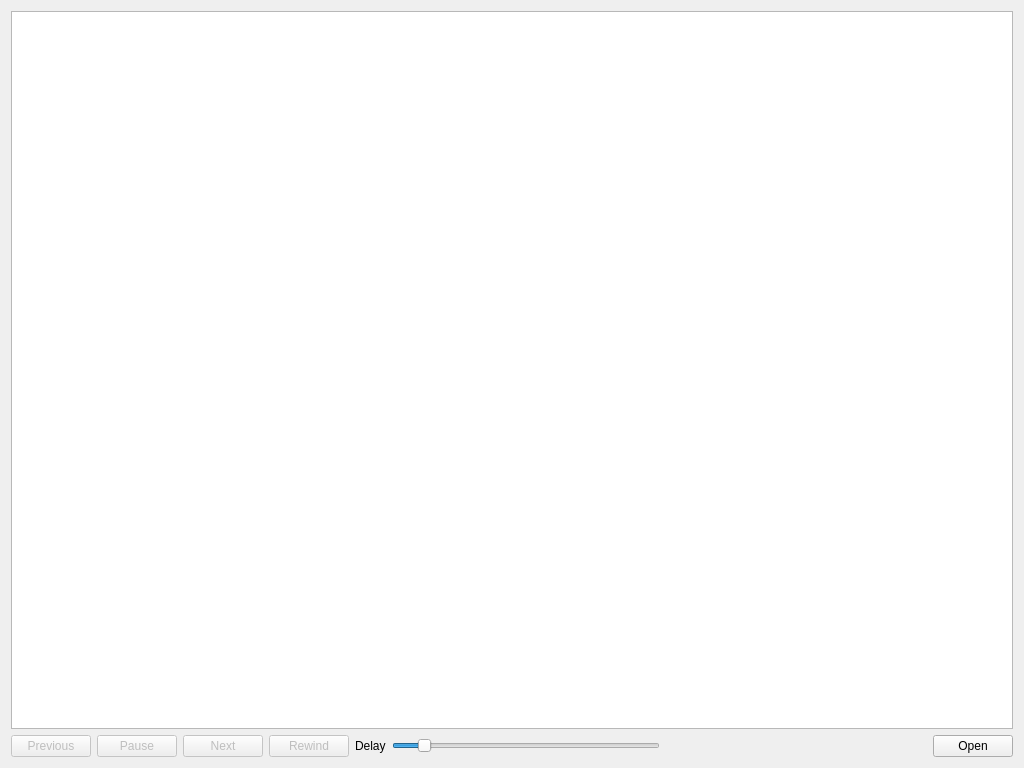
<?xml version="1.0" encoding="UTF-8"?>
<ui version="4.0">
 <class>DialogPathfindingVisualizer</class>
 <widget class="QDialog" name="DialogPathfindingVisualizer">
  <property name="windowModality">
   <enum>Qt::ApplicationModal</enum>
  </property>
  <property name="geometry">
   <rect>
    <x>0</x>
    <y>0</y>
    <width>1024</width>
    <height>768</height>
   </rect>
  </property>
  <property name="windowTitle">
   <string>Pathfinding Visualizer</string>
  </property>
  <layout class="QGridLayout" name="gridLayout_2">
   <item row="0" column="0">
    <layout class="QGridLayout" name="gridLayout">
     <item row="1" column="0">
      <layout class="QHBoxLayout" name="horizontalLayout">
       <item>
        <widget class="QPushButton" name="buttonPrev">
         <property name="enabled">
          <bool>false</bool>
         </property>
         <property name="text">
          <string>Previous</string>
         </property>
         <property name="autoRepeat">
          <bool>true</bool>
         </property>
        </widget>
       </item>
       <item>
        <widget class="QPushButton" name="buttonPause">
         <property name="enabled">
          <bool>false</bool>
         </property>
         <property name="text">
          <string>Pause</string>
         </property>
        </widget>
       </item>
       <item>
        <widget class="QPushButton" name="buttonNext">
         <property name="enabled">
          <bool>false</bool>
         </property>
         <property name="text">
          <string>Next</string>
         </property>
         <property name="autoRepeat">
          <bool>true</bool>
         </property>
        </widget>
       </item>
       <item>
        <widget class="QPushButton" name="buttonRewind">
         <property name="enabled">
          <bool>false</bool>
         </property>
         <property name="text">
          <string>Rewind</string>
         </property>
        </widget>
       </item>
       <item>
        <widget class="QLabel" name="label">
         <property name="text">
          <string>Delay</string>
         </property>
        </widget>
       </item>
       <item>
        <widget class="QSlider" name="sliderDelay">
         <property name="minimum">
          <number>1</number>
         </property>
         <property name="maximum">
          <number>1000</number>
         </property>
         <property name="value">
          <number>100</number>
         </property>
         <property name="orientation">
          <enum>Qt::Horizontal</enum>
         </property>
        </widget>
       </item>
       <item>
        <spacer name="horizontalSpacer">
         <property name="orientation">
          <enum>Qt::Horizontal</enum>
         </property>
         <property name="sizeHint" stdset="0">
          <size>
           <width>40</width>
           <height>20</height>
          </size>
         </property>
        </spacer>
       </item>
       <item>
        <widget class="QPushButton" name="buttonOpen">
         <property name="text">
          <string>Open</string>
         </property>
        </widget>
       </item>
      </layout>
     </item>
     <item row="0" column="0">
      <widget class="QGraphicsView" name="graphicsView"/>
     </item>
    </layout>
   </item>
  </layout>
 </widget>
 <resources/>
 <connections/>
</ui>
